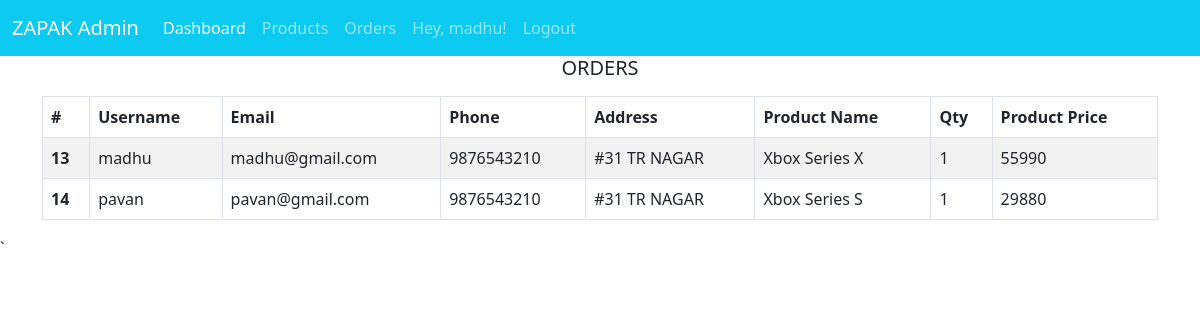
/admin/orders (signed in), run on the app's committed database.
### tables this page shows
CREATE TABLE "users" (
	"id"	INTEGER,
	"username"	TEXT,
	"password"	TEXT,
	"address"	TEXT,
	"phone"	TEXT,
	"email"	TEXT,
	PRIMARY KEY("id" AUTOINCREMENT)
);

CREATE TABLE "products" (
	"id"	INTEGER,
	"name"	TEXT NOT NULL,
	"price"	TEXT,
	"details"	TEXT,
	"image"	TEXT,
	"tags"	TEXT,
	"category"	TEXT,
	PRIMARY KEY("id" AUTOINCREMENT)
);

CREATE TABLE "orders" (
	"id"	INTEGER,
	"pid"	INTEGER,
	"qty"	INTEGER,
	"uid"	INTEGER,
	"status"	TEXT,
	"date"	INTEGER,
	PRIMARY KEY("id" AUTOINCREMENT)
);

### main.py (the view)
@app.get("/admin/orders", response_class=HTMLResponse)
def admin_orders(request: Request):
    orders = db.executeQuery("SELECT *, o.id as oid from users u, products p, orders o where o.uid = u.id and o.pid = p.id")
    return templates.TemplateResponse("/admin/orders.html", {"request": request, "orders": orders})

### templates/admin/orders.html (shortened to what this page needs)
{% extends "/admin/base.html" %}
{% block content  %}
<div class="container">
    <h5 class="text-center">ORDERS</h5>
    <table class="table table-striped table-bordered my-3">
        <thead>
            <tr>
              <th scope="col">#</th>
              <th scope="col">Username</th>
              <th scope="col">Email</th>
              <th scope="col">Phone</th>
              <th scope="col">Address</th>
              <th scope="col">Product Name</th>
              <th scope="col">Qty</th>
              <th scope="col">Product Price</th>
            </tr>
          </thead>
          <tbody>
            {% for order in orders %}
            <tr>
                <th scope="row">{{ order.oid }}</th>
                <td>{{order.username}}</td>
                <td>{{order.email}}</td>
                <td>{{order.phone}}</td>
                <td>{{order.address}}</td>
                <td>{{order.name}}</td>
                <td>{{order.qty}}</td>
                <td>{{order.qty | int * order.price | int}}</td>
            </tr>
            {% endfor %}
            </tbody>
    </table>
</div>
{% endblock %}

### templates/admin/base.html (shortened to what this page needs)
<!doctype html>
<html lang="en">
<head>
    <link href="{{ url_for('static', path='/css/bootstrap.css') }}" rel="stylesheet" />
</head>
<body>
<nav class="navbar navbar-expand-lg navbar-dark bg-info">
    <div class="container-fluid">
        <a class="navbar-brand" href="/admin/dashboard">ZAPAK Admin</a>
        <div class="collapse navbar-collapse" id="navbarNav">
            <ul class="navbar-nav">
                <li class="nav-item">
                    <a class="nav-link active" aria-current="page" href="/admin/dashboard">Dashboard</a>
                </li>
                <li class="nav-item">
                    <a class="nav-link" href="/admin/products">Products</a>
                </li>
                <li class="nav-item">
                    <a class="nav-link" href="/admin/orders">Orders</a>
                </li>
                {% if request.session.get('isLogin') %}
                <li class="nav-item">
                    <a class="nav-link" href="#">Hey, {{request.session.get('username')}}!</a>
                </li>
                <li class="nav-item">
                    <a class="nav-link" href="/logout">Logout</a>
                </li>
                {% endif %}
            </ul>
        </div>
    </div>
</nav>
<main id="content">{% block content %}{% endblock %}</main>
</body>
</html>`

### data on the page
users: session.get "madhu"
products: oid "13", username "madhu", email "madhu@gmail.com", phone "9876543210", address "#31 TR NAGAR", name "Xbox Series X", qty "1", order.qty|int*order.price|int "55990"
products: oid "14", username "pavan", email "pavan@gmail.com", phone "9876543210", address "#31 TR NAGAR", name "Xbox Series S", qty "1", order.qty|int*order.price|int "29880"
